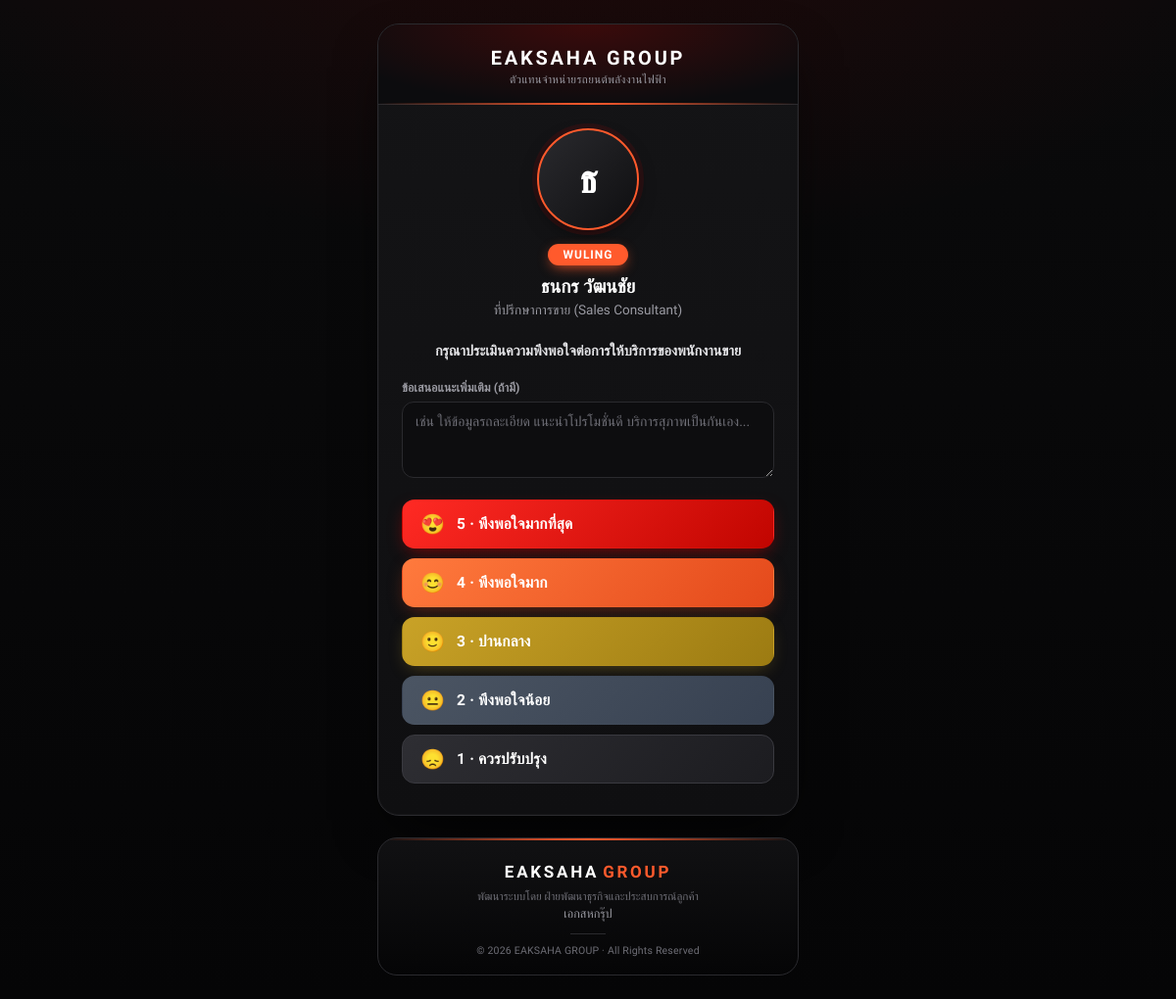
The app's page /rate.php?code=emp003 with its own data.
### tables this page shows
CREATE TABLE IF NOT EXISTS `staff` (
    `id`       INT AUTO_INCREMENT PRIMARY KEY,
    `code`     VARCHAR(20)  NOT NULL UNIQUE,
    `name`     VARCHAR(150) NOT NULL,
    `position` VARCHAR(150) NOT NULL,
    `brand_id` INT NULL,
    `photo`    VARCHAR(255) NULL,
    `created_at` TIMESTAMP DEFAULT CURRENT_TIMESTAMP,
    CONSTRAINT `fk_staff_brand` FOREIGN KEY (`brand_id`)
        REFERENCES `brands`(`id`) ON DELETE SET NULL ON UPDATE CASCADE
);

CREATE TABLE IF NOT EXISTS `brands` (
    `id`         INT AUTO_INCREMENT PRIMARY KEY,
    `name`       VARCHAR(80)  NOT NULL,
    `code`       VARCHAR(40)  NOT NULL UNIQUE,
    `color`      VARCHAR(20)  DEFAULT '#E10600',
    `sort_order` INT DEFAULT 0
);

### rate.php (the view, shortened to what this page needs)
<?php
require 'conn/config.php';
$code  = trim($_GET['code'] ?? '');
$staff = null;
$error = '';
if ($code === '') {
    $error = 'ไม่พบโค้ดพนักงานขาย';
} else {
    $stmt = $pdo->prepare('
        SELECT s.*, b.name AS brand_name, b.color AS brand_color
        FROM staff s
        LEFT JOIN brands b ON b.id = s.brand_id
        WHERE s.code = ?
    ');
    $stmt->execute([$code]);
    $staff = $stmt->fetch();
}
$initial = '';
if ($staff) {
    $parts   = preg_split('/\s+/', trim($staff['name']));
    $initial = mb_substr($parts[0] ?? '', 0, 1, 'UTF-8');
}
?>
<!DOCTYPE html>
<html lang="th">
<head>
    <link rel="stylesheet" href="assets/rate.css">
</head>
<body>
    <div class="rate-page">
        <div class="rate-card">
            <div class="brand-strip">
                <div class="brand-mark"><?= htmlspecialchars(ORG_NAME) ?></div>
                <div class="brand-tagline"><?= htmlspecialchars(ORG_TAGLINE) ?></div>
            </div>
            <?php if ($error): ?>
                <div class="error-state">
                    <div class="error-icon">!</div>
                    <h2>ไม่สามารถดำเนินการได้</h2>
                    <p><?= htmlspecialchars($error) ?></p>
                </div>
            <?php else: ?>
                <div class="staff-photo">
                    <?php if ($staff['photo']): ?>
                        <img src="admin/uploads/staff/<?= htmlspecialchars($staff['photo']) ?>" alt="<?= htmlspecialchars($staff['name']) ?>">
                    <?php else: ?>
                        <div class="staff-initial"><?= htmlspecialchars($initial) ?></div>
                    <?php endif; ?>
                </div>
                <?php if (!empty($staff['brand_name'])): ?>
                    <div class="brand-badge"><?= htmlspecialchars($staff['brand_name']) ?></div>
                <?php endif; ?>
                <h1><?= htmlspecialchars($staff['name']) ?></h1>
                <p class="position"><?= htmlspecialchars($staff['position']) ?></p>
                <p class="prompt">กรุณาประเมินความพึงพอใจต่อการให้บริการของพนักงานขาย</p>
                <form method="POST" id="rateForm">
                    <div class="feedback-field">
                        <label for="feedback">ข้อเสนอแนะเพิ่มเติม (ถ้ามี)</label>
                        <textarea name="feedback" id="feedback" rows="3" maxlength="1000"
                            placeholder="เช่น ให้ข้อมูลรถละเอียด แนะนำโปรโมชั่นดี บริการสุภาพเป็นกันเอง..."></textarea>
                    </div>
                    <div class="score-buttons">
                        <button type="button" class="score-btn score-5" onclick="submitScore(5)">
                            <span class="emo">😍</span><span class="lbl">5 · พึงพอใจมากที่สุด</span>
                        </button>
                        <button type="button" class="score-btn score-4" onclick="submitScore(4)">
                            <span class="emo">😊</span><span class="lbl">4 · พึงพอใจมาก</span>
                        </button>
                        <button type="button" class="score-btn score-3" onclick="submitScore(3)">
                            <span class="emo">🙂</span><span class="lbl">3 · ปานกลาง</span>
                        </button>
                        <button type="button" class="score-btn score-2" onclick="submitScore(2)">
                            <span class="emo">😐</span><span class="lbl">2 · พึงพอใจน้อย</span>
                        </button>
                        <button type="button" class="score-btn score-1" onclick="submitScore(1)">
                            <span class="emo">😞</span><span class="lbl">1 · ควรปรับปรุง</span>
                        </button>
                    </div>
                </form>
            <?php endif; ?>
        </div>
        <div class="footer-bar">
            <div class="footer-logo">EAKSAHA<span>GROUP</span></div>
            <div class="footer-dev">พัฒนาระบบโดย <?= htmlspecialchars(ORG_DEPT) ?></div>
            <div class="footer-college"><?= htmlspecialchars(ORG_NAME_TH) ?></div>
            <div class="footer-divider"></div>
            <div class="footer-copy">&copy; <?= date('Y') ?> <?= htmlspecialchars(ORG_NAME) ?> · All Rights Reserved</div>
        </div>
    </div>
</body>
</html>

### records on screen
staff: name "ธ", brand.name "WULING", name "ธนกร วัฒนชัย", position "ที่ปรึกษาการขาย (Sales Consultant)"

### other values on screen
ORG_NAME "EAKSAHA GROUP"
ORG_TAGLINE "ตัวแทนจำหน่ายรถยนต์พลังงานไฟฟ้า"
ORG_DEPT "ฝ่ายพัฒนาธุรกิจและประสบการณ์ลูกค้า"
ORG_NAME_TH "เอกสหกรุ๊ป"
